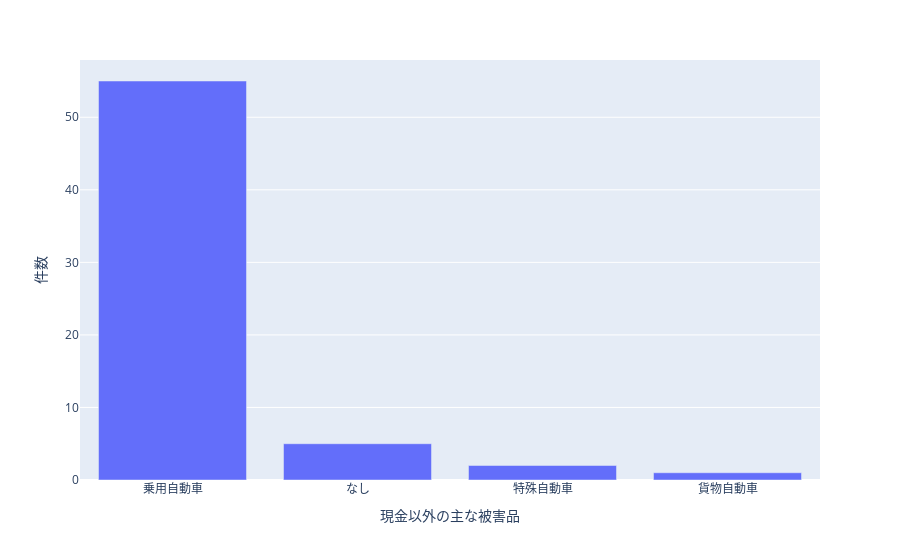

Notebook source saved alongside this figure:
### Code cell
fig = px.bar(goods,x='現金以外の主な被害品',y='件数')
fig.show()

### Figure 1 — Plotly figure (JSON) as saved in the notebook; plotly's stock layout.template omitted (floating-point values rounded to 4 significant figures)
{"data": [{"alignmentgroup": "True", "hovertemplate": "現金以外の主な被害品=%{x}<br>件数=%{y}<extra></extra>", "legendgroup": "", "marker": {"color": "#636efa", "pattern": {"shape": ""}}, "name": "", "offsetgroup": "", "orientation": "v", "showlegend": false, "textposition": "auto", "type": "bar", "x": ["乗用自動車", "なし", "特殊自動車", "貨物自動車"], "xaxis": "x", "y": [55, 5, 2, 1], "yaxis": "y"}], "layout": {"barmode": "relative", "legend": {"tracegroupgap": 0}, "margin": {"t": 60}, "xaxis": {"anchor": "y", "domain": [0, 1], "title": {"text": "現金以外の主な被害品"}}, "yaxis": {"anchor": "x", "domain": [0, 1], "title": {"text": "件数"}}}}
